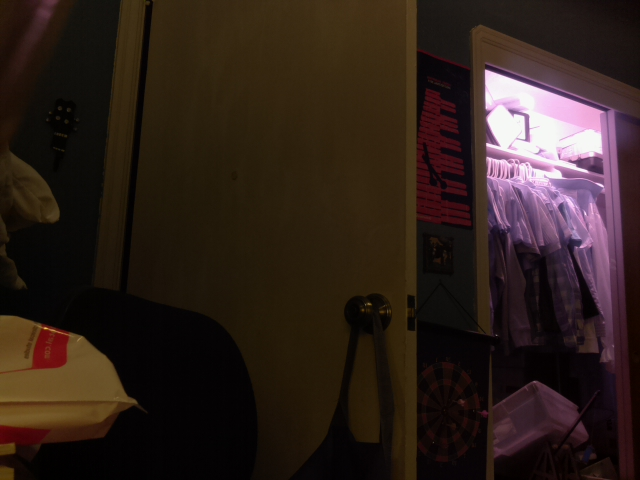
#> input picture Python Code/OpenCV stuff/image.jpg, 640 x 480 px
$ python auto_canny.py --image image.jpg
#> lines starting #> are read from the running program, lines starting #| are printed output that depends on the picture; after the words box and inside, x2 and y2 are one past the last pixel; in counts of white or black regions, pixels touching at a corner belong together
#import packages
import numpy as np
import argparse
import glob
import cv2
import imutils

def auto_canny(image, sigma=0.33):
    #compute median of single channel pixel intensities
    v = np.median(image)

    lower = int(max(0, (1.0 - sigma) * v))
    upper = int(min(255, (1.0 + sigma) * v))
    edged = cv2.Canny(image, lower, upper)

    #return the edged image
    return edged

ap = argparse.ArgumentParser()
ap.add_argument("-i", "--image", required=True,
    help = "path to input image")
args = vars(ap.parse_args())

for imagePath in glob.glob(args["image"]):
    # load the image, convert it to grayscale, and blur it slightly
    image = cv2.imread(imagePath)
#> image is the input picture: shape (480, 640, 3); mean B, G, R 26.1, 32.4, 46.2
    image = imutils.resize(image, width=600, height=400)
#> image: shape (450, 600, 3)
    gray = cv2.cvtColor(image, cv2.COLOR_BGR2GRAY)
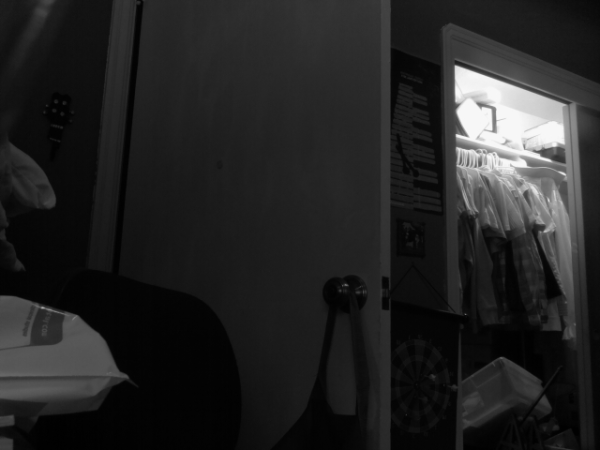
#> gray: shape (450, 600); min 0, max 248, mean 35.8
    blurred = cv2.GaussianBlur(gray, (3, 3), 0)

    # apply Canny edge detection using a wide threshold, tight
    # threshold, and automatically determined threshold
    wide = cv2.Canny(blurred, 10, 200)
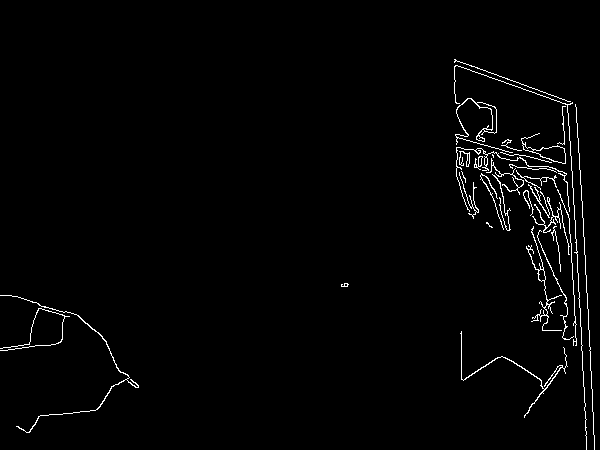
#> wide: shape (450, 600); 1.7% white in thin lines or dots, all inside (x1, y1, x2, y2) = (0, 59, 595, 450)
    tight = cv2.Canny(blurred, 225, 250)
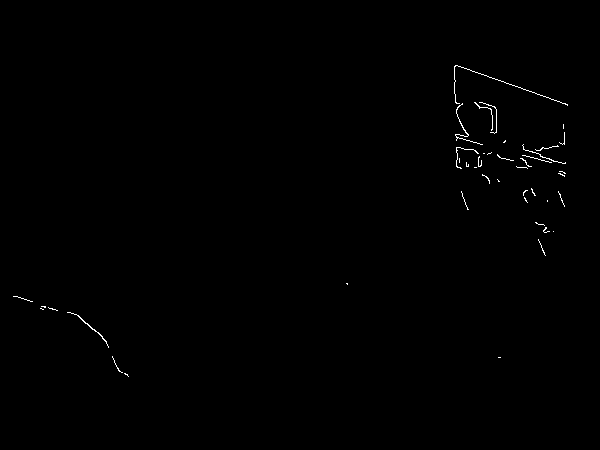
#> tight: shape (450, 600); 0.35% white in thin lines or dots, all inside (x1, y1, x2, y2) = (13, 65, 568, 377)
    auto = auto_canny(blurred)
#> in auto_canny, `v = np.median(image)`: v = 27
#> in auto_canny, `lower = int(max(0, (1.0 - sigma) * v))`: lower = 18
#> in auto_canny, `upper = int(min(255, (1.0 + sigma) * v))`: upper = 35
#> in auto_canny, `edged = cv2.Canny(image, lower, upper)`:
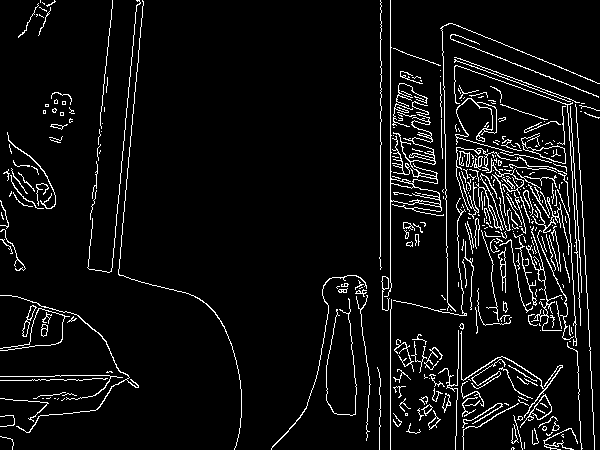
#> edged: shape (450, 600); 6.1% white in thin lines or dots

    # show the images
    cv2.imshow("Original", image)
    cv2.imshow("Edges", np.hstack([wide, tight, auto]))
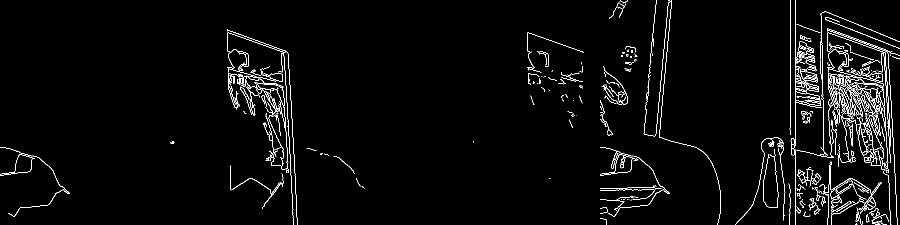
#> window 'Edges': shape (450, 1800) (shown at 1/2 size); 2.7% white in thin lines or dots
    cv2.waitKey(0)
